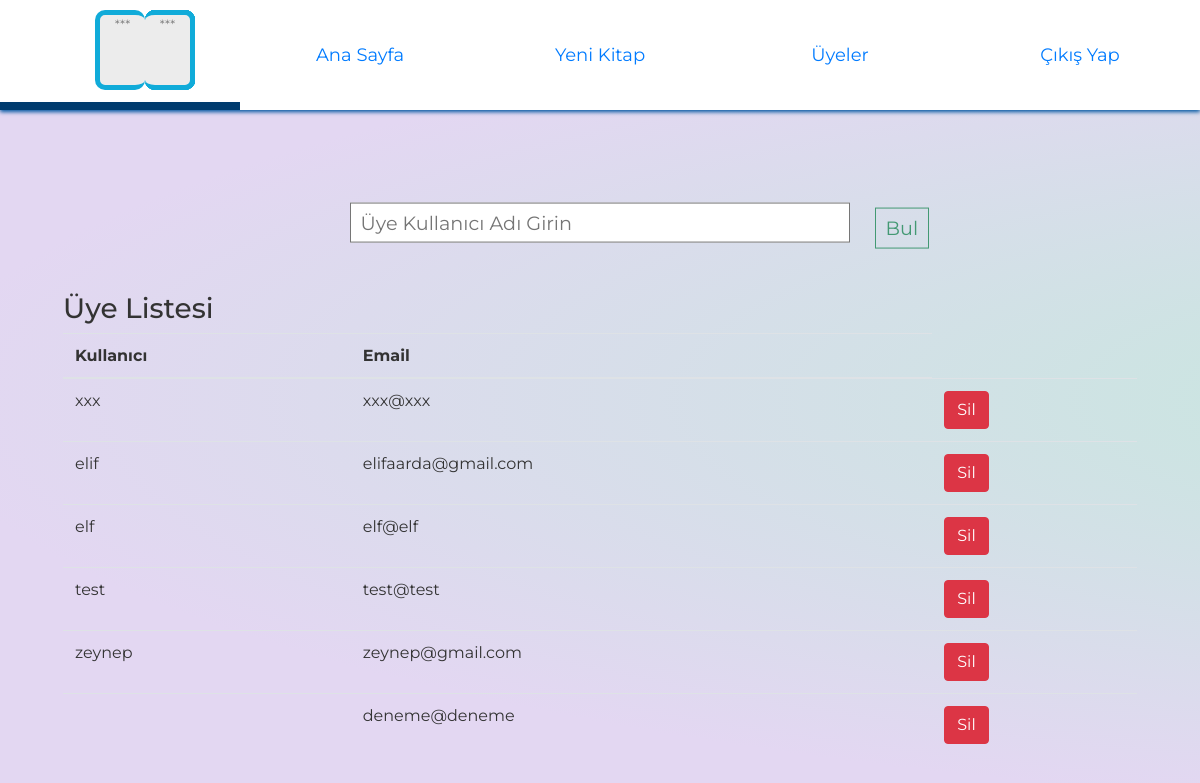
The app's page /admin_users, older data.
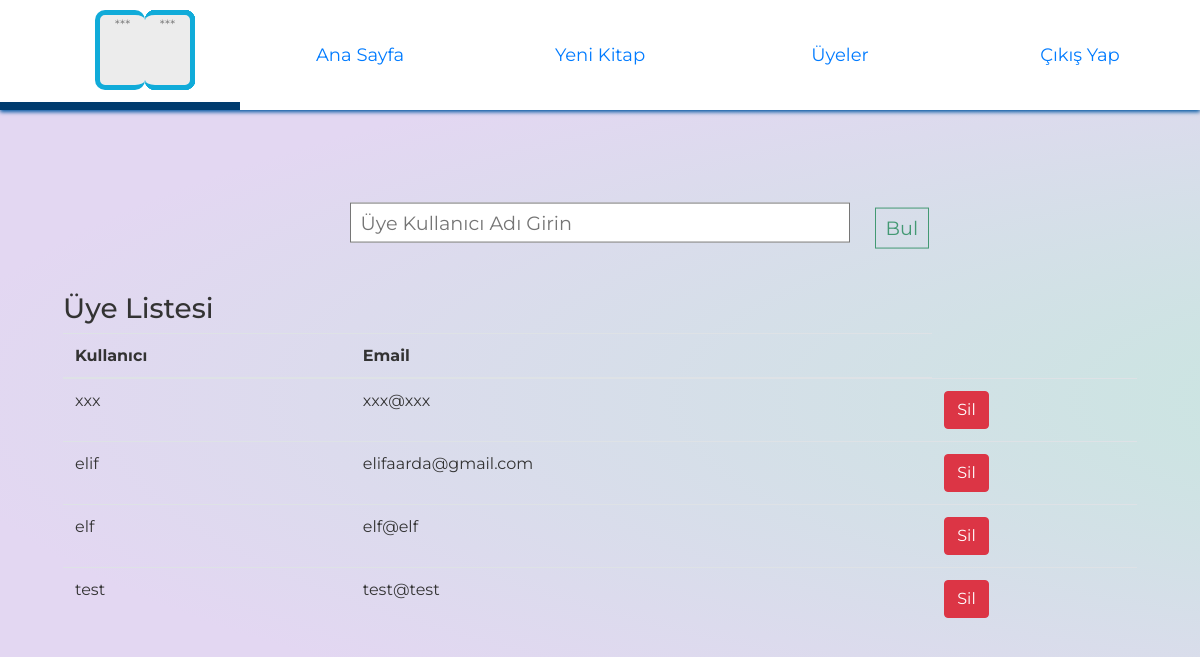
The same page, newer data.
### Models/user.py (models this page shows, shortened)
class User(UserMixin,db.Model):
    __tablename__ = 'user'
    id = db.Column(db.Integer, primary_key=True)
    username = db.Column(db.String(120))
    email = db.Column(db.String(120))
    password = db.Column(db.String(80))

### Routes/routes.py (the view)
@routes.route("/admin_users")
def admin_users():
    users = User.query.all()
    return render_template("admin_users.html", users=users)

### templates/admin_users.html (shortened to what this page needs)
<html>
<head>
    <link rel="stylesheet" href="https://maxcdn.bootstrapcdn.com/bootstrap/4.0.0/css/bootstrap.min.css">
    <link rel="stylesheet" type="text/css" href="../static/css/home.css" />
    <link rel="stylesheet" type="text/css" href="../static/css/search.css" />
</head>
<body>
    <div>
        <section class='header'>
            <header>
                <ul class='menu'>
                <li>
                        <div class="logo">
                            <div class="paper">
                            </div>
                            <div class="paper">
                            </div>
                        </div>
                    </li>
                    <li>
                        <a href='/admin'>Ana Sayfa</a>
                    </li>
                    <li>
                        <a href='/admin_book'>Yeni Kitap</a>
                    </li>
                    <li>
                        <a href='/admin_users'>Üyeler</a>
                    </li>
                    <li class="logout">
                        <a href='/logout'>Çıkış Yap</a>
                    </li>
                </ul>
            </header>
        </section>
        <div style="margin-top: 150px;" class="container">
            <form action="/member_search" method="POST" id="searchform">
                <input type="text" name="member_search" id="search-bar" placeholder="Üye Kullanıcı Adı Girin" />
                <button type="submit" name="member_search" id="submit">Bul</button>
            </form>
            <table class="table table-hover">
                <h3>Üye Listesi</h3>
                <thead>
                    <tr>
                        <th scope="col">Kullanıcı</th>
                        <th scope="col">Email</th>
                    </tr>
                </thead>
                <tbody>
                {% if members: %}
                    {%for member in members %}
                    <tr>
                        <td>{{member.username}}</td>
                        <td>{{member.email}}</td>
                        <td><a href="/user_delete/{{member.id}}" method="DELETE" class="btn btn-danger">Sil</a>
                    </tr>
                    {% endfor %}
                    {% else %}
                      {%for user in users %}
                    <tr>
                        <td>{{user.username}}</td>
                        <td>{{user.email}}</td>
                        <td><a href="/user_delete/{{user.id}}" method="DELETE" class="btn btn-danger">Sil</a>
                    </tr>
                    {% endfor %}
                    {% endif %}
                </tbody>
            </table>
        </div>
    </div>
</body>
</html>

### static/css/home.css (style rules this page uses)
body { font-family: "Montserrat", Helvetica, sans-serif; background: radial-gradient( ellipse at center, rgba(194, 234, 219, 1) 0%, rgba(227, 215, 242, 1) 74%, rgba(227, 215, 242, 1) 74%); background-size: 300%; padding: 3em; color: #333; }
a { font-weight: 400; font-size: 18px; -webkit-transition: all 0.25s; transition: all 0.25s; }
ul { padding: 0; margin: 0; }
.header { position: fixed; top: 0; left: 0; right: 0; height: 110px; background: #fff; box-shadow: 0 2px 4px #0056a1; z-index: 2; }
.menu li { width: 20%; height: 110px; box-sizing: border-box; display: block; float: left; list-style: none; position: relative; display: table; border-bottom: 0px solid #007fed; -webkit-transition: all 0.25s; transition: all 0.25s; }
.menu li a { display: block; text-align: center; display: table-cell; vertical-align: middle; text-decoration: none; }
li .logo { position: relative; width: 40px; height: 70px; margin: 15px auto; perspective: 190px; transform-style: preserve-3d; -webkit-backface-visibility: visible; margin-left: 150px; }
.logo .paper { position: absolute; margin: auto; left: -9999px; right: -9999px; top: -9999px; bottom: -9999px; width: 50px; height: 80px; background: #ececec; border: 5px solid #10abd9; border-radius: 10px; border-left: 0; transform-origin: 0% 50%; text-align: center; color: gray; }
.logo .paper::after { content: "***"; font-size: 80%; }
.logo .paper:nth-child(2) { transform: rotateY(180deg); }
.logo .paper:nth-child(12) { animation: flip 2.5s infinite ease-in-out; animation-delay: 2.8861s; }

### static/css/search.css (style rules this page uses)
html, body { width: 100%; height: 100%; }
body { background: radial-gradient( ellipse at center, rgba(194, 234, 219, 1) 0%, rgba(227, 215, 242, 1) 74%, rgba(227, 215, 242, 1) 74%); background-size: 300%; font-family: "Montserrat", Helvetica, sans-serif; padding: 3em; color: #333; }
#searchform { display: block; margin: 0 auto; width: 100%; max-width: 500px; transform: translateY(10%); position: relative; }
#search-bar { display: block; margin: 0.25em 0 0; width: 100%; padding: 0.25em 0.5em; font-size: 1.2em; }
.output, #search-bar { background: #fff; border: 1px solid #767676; }
#submit { display: block; margin: -1.83em 525 2.5em; padding: 0.25em 0.5em; font-size: 1.2em; color: #439973; border: 1px solid #439973; background: 0; transition: color 0.2s, background 0.2s; }

Row changes from the older to the newer data that the page shows:
removed User: username "zeynep", email "zeynep@gmail.com"
removed User: email "deneme@deneme"
